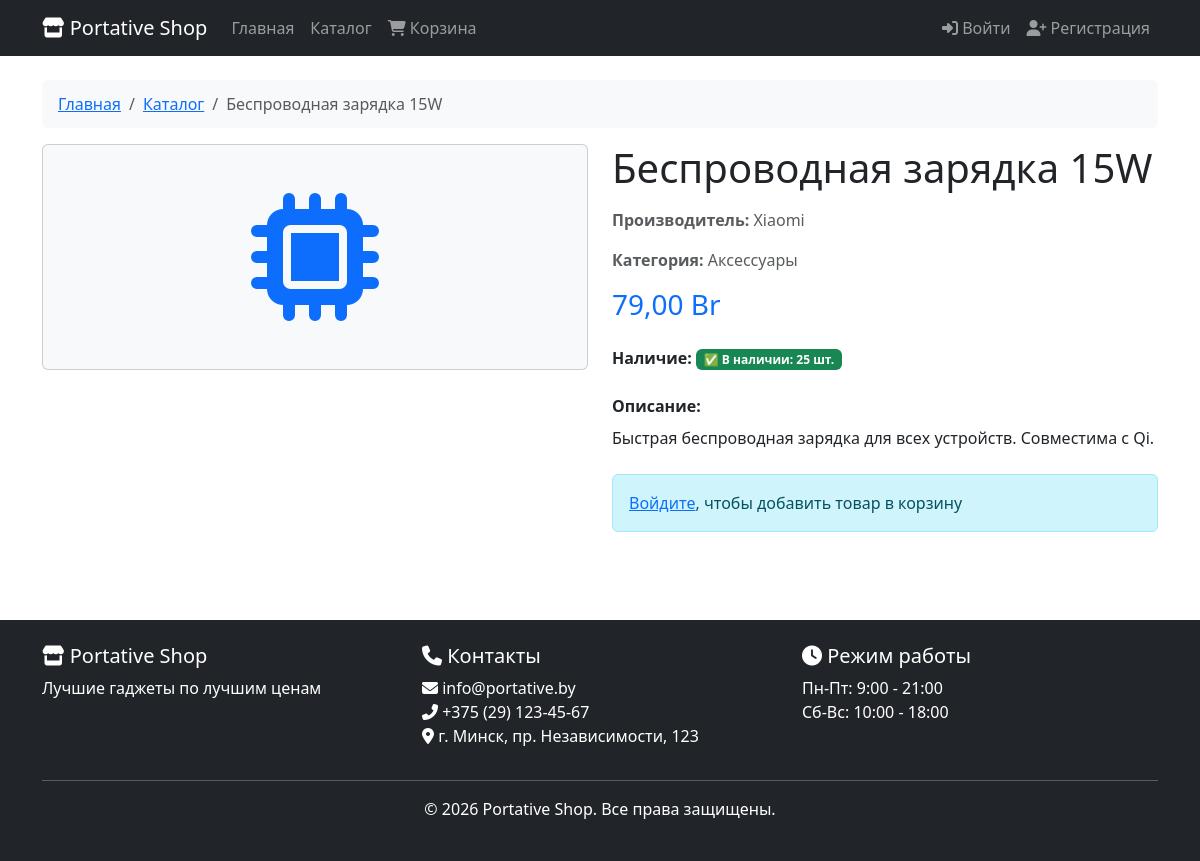
Page /catalog/12/ on the committed database.
### catalog/models.py (models this page shows, shortened)
class Product(models.Model):
    name = models.CharField(max_length=200)
    description = models.TextField()
    price = models.DecimalField(max_digits=10, decimal_places=2)
    stock_quantity = models.IntegerField(default=0)
    category = models.ForeignKey(Category, on_delete=models.CASCADE, related_name='products')
    manufacturer = models.ForeignKey(Manufacturer, on_delete=models.SET_NULL, null=True, blank=True, related_name='products')
    image = models.ImageField(upload_to='products/', blank=True, null=True)
    is_new = models.BooleanField(default=False)
    created_at = models.DateTimeField(auto_now_add=True)
    updated_at = models.DateTimeField(auto_now=True)

class Manufacturer(models.Model):
    name = models.CharField(max_length=100)
    country = models.CharField(max_length=100, blank=True, null=True)
    description = models.TextField(blank=True, null=True)

class Category(models.Model):
    name = models.CharField(max_length=100)
    description = models.TextField(blank=True, null=True)
    class Meta:
        verbose_name_plural = "Categories"

### catalog/views.py (the view)
# urls.py: path('catalog/<int:pk>/', views.product_detail, name='product_detail'),
def product_detail(request, pk):
    product = get_object_or_404(Product, pk=pk)
    return render(request, 'shop/product_detail.html', {'product': product})

### catalog/templates/shop/product_detail.html (shortened to what this page needs)
{% extends 'base.html' %}
{% load static %}
{% block content %}
<nav aria-label="breadcrumb">
    <ol class="breadcrumb">
        <li class="breadcrumb-item"><a href="{% url 'home' %}">Главная</a></li>
        <li class="breadcrumb-item"><a href="{% url 'product_list' %}">Каталог</a></li>
        <li class="breadcrumb-item active" aria-current="page">{{ product.name }}</li>
    </ol>
</nav>
<div class="row">
    <div class="col-md-6 mb-4">
        <div class="card bg-light">
            <div class="card-body text-center py-5">
                {% if 'телефон' in product.name|lower or 'смартфон' in product.name|lower %}
                    <i class="fas fa-mobile-alt fa-8x text-primary"></i>
                {% elif 'наушники' in product.name|lower or 'airpods' in product.name|lower %}
                    <i class="fas fa-headphones fa-8x text-primary"></i>
                {% elif 'часы' in product.name|lower or 'watch' in product.name|lower %}
                    <i class="fas fa-clock fa-8x text-primary"></i>
                {% elif 'планшет' in product.name|lower or 'tab' in product.name|lower %}
                    <i class="fas fa-tablet-alt fa-8x text-primary"></i>
                {% else %}
                    <i class="fas fa-microchip fa-8x text-primary"></i>
                {% endif %}
            </div>
        </div>
    </div>
    <div class="col-md-6">
        <h1 class="mb-3">{{ product.name }}</h1>
        {% if product.manufacturer %}
        <p class="text-muted">
            <strong>Производитель:</strong> {{ product.manufacturer.name }}
        </p>
        {% endif %}
        {% if product.category %}
        <p class="text-muted">
            <strong>Категория:</strong> {{ product.category.name }}
        </p>
        {% endif %}
        <div class="mb-4">
            <h3 class="text-primary">{{ product.price|floatformat:2 }} Br</h3>
        </div>
        <div class="mb-4">
            <strong>Наличие:</strong>
            {% if product.stock_quantity > 0 %}
            <span class="badge bg-success">✅ В наличии: {{ product.stock_quantity }} шт.</span>
            {% else %}
            <span class="badge bg-danger">❌ Нет в наличии</span>
            {% endif %}
        </div>
        <div class="mb-4">
            <strong>Описание:</strong>
            <p class="mt-2">{{ product.description|default:"Описание отсутствует" }}</p>
        </div>
        {% if user.is_authenticated %}
            {% if product.stock_quantity > 0 %}
            <form method="post" action="{% url 'add_to_cart' product.id %}" id="add-to-cart-form">
                {% csrf_token %}
                <button type="submit" class="btn btn-primary btn-lg w-100" id="add-to-cart-btn">
                    <i class="fas fa-shopping-cart"></i> Добавить в корзину
                </button>
            </form>
            {% else %}
            <button class="btn btn-secondary btn-lg w-100" disabled>
                <i class="fas fa-times-circle"></i> Нет в наличии
            </button>
            {% endif %}
        {% else %}
        <div class="alert alert-info">
            <a href="{% url 'login' %}">Войдите</a>, чтобы добавить товар в корзину
        </div>
        {% endif %}
    </div>
</div>
{% endblock %}

### static/css/style.css (style rules this page uses)
body { font-family: 'Segoe UI', Tahoma, Geneva, Verdana, sans-serif; min-height: 100vh; display: flex; flex-direction: column; }
.alert { animation: slideIn 0.3s ease; }
.breadcrumb { background-color: #f8f9fa; padding: 0.75rem 1rem; border-radius: 0.375rem; }

### rows in the picture
Product: name "Беспроводная зарядка 15W", manufacturer.name "Xiaomi", category.name "Аксессуары", price "79,00", stock_quantity "25", description "Быстрая беспроводная зарядка для всех устройств. Совместима с Qi."
